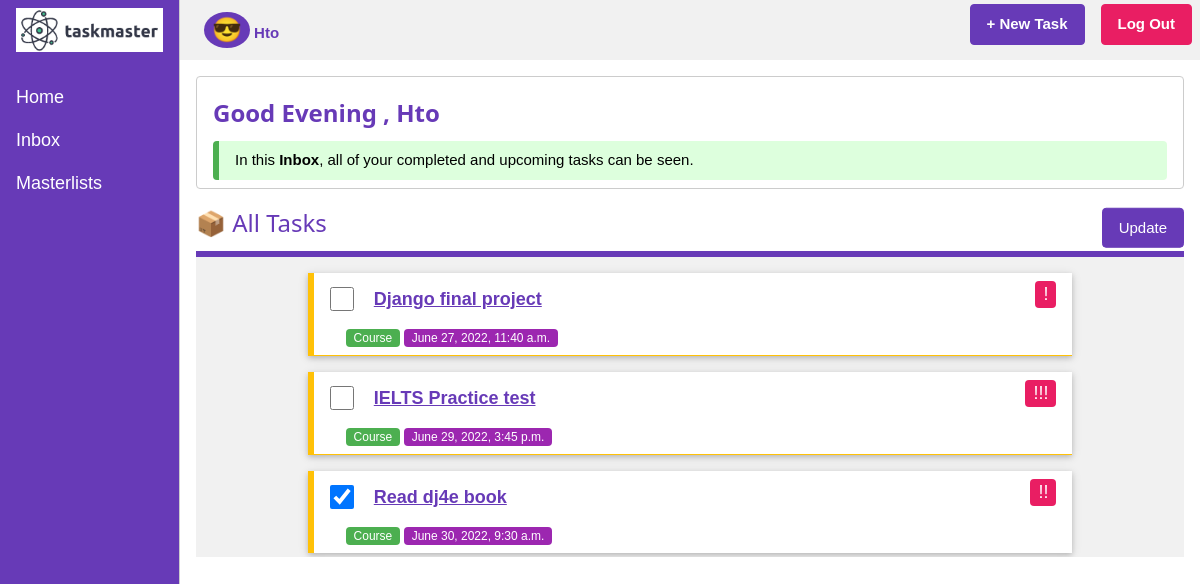
/taskmaster/task/ (signed in), run on an earlier commit of the app's database.
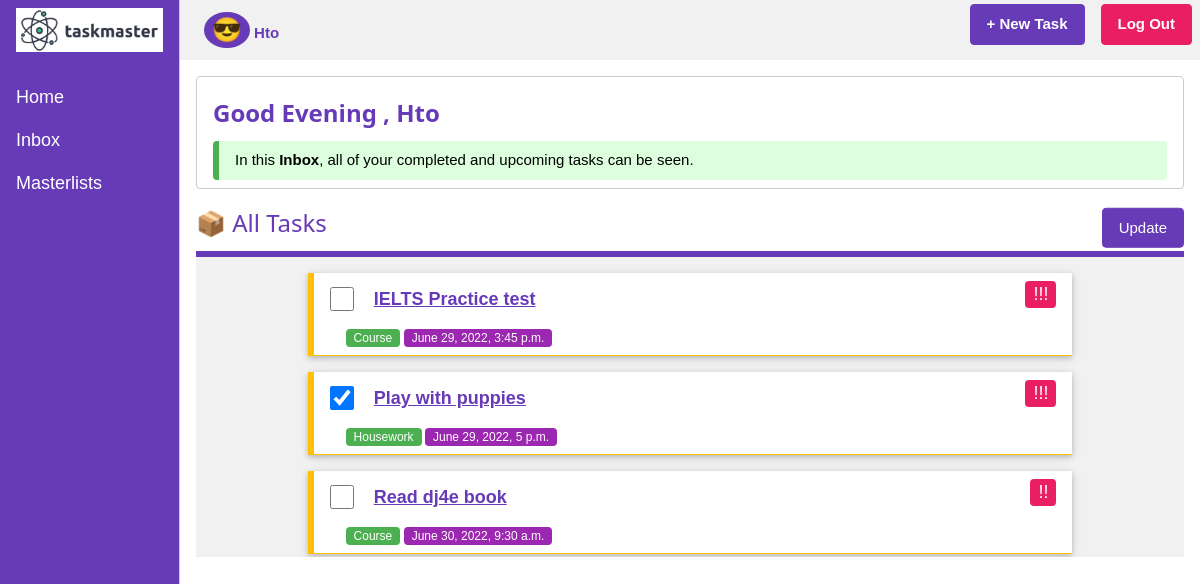
And on a later commit of the database.
### taskmaster/models.py (models this page shows, shortened)
class Item(models.Model):
    class Priority(models.TextChoices):
        P1 = "!", _('WAITING')
        P2 = "!!", _('TODO')
        P3 = "!!!", _('URGENT')
    todolist = models.ForeignKey(ToDoList, on_delete=models.CASCADE)
    name = models.CharField(max_length=200)
    priority = models.CharField(max_length=3, choices=Priority.choices, default=Priority.P1)
    created_at = models.DateTimeField(auto_now=True)
    description = models.CharField(max_length=200, null=True, blank=True)
    due_date = models.DateTimeField(null=True)
    complete = models.BooleanField(default="False")

class ToDoList(models.Model):
    user = models.ForeignKey(User, on_delete=models.CASCADE, related_name='todolist', null=False)
    name = models.CharField(max_length=200)
    created_at = models.DateTimeField(auto_now=True)
    def __str__(self):
        return self.name

### taskmaster/views.py (the view, shortened to what this page needs)
# urls.py: path('task/', views.InboxView.as_view(), name="inbox"),
class InboxView(LoginRequiredMixin, View):
    def get(self, request):
        task_list = []
        try:
            todolist = get_list_or_404(ToDoList, user=request.user)
        except Http404:
            todolist = []
        for master in todolist:
            for task in master.item_set.all():
                task_list.append(task)
        task_list = sorted(task_list, key=lambda x: x.due_date)
        current_time = datetime.datetime.now()
        ctx = {'tasks': task_list, 'time': current_time}
        return render(request, 'taskmaster/inbox.html', ctx)

### taskmaster/templates/taskmaster/inbox.html (shortened to what this page needs)
{% extends 'taskmaster/base.html' %}
{% block pagename %}
	<span class="w3-badge w3-xlarge w3-deep-purple">
        😎
    </span>
    <span class="w3-text-deep-purple">
        <b>{{user.username|capfirst}}</b>
    </span>
{% endblock %}
{% block info %}
    <div class="w3-panel w3-round w3-border w3-padding w3-text-deep-purple">
        <h3><b>
        {% if time.hour < 12 %}
            Good morning
        {% elif time.hour <= 17 %}
            Good Afternoon
        {% else %}
            Good Evening
        {% endif %}
        , {{user.username|capfirst}}
        </b></h3>
        <div class="w3-leftbar w3-border-green w3-pale-green w3-round w3-padding">
        In this <b>Inbox</b>, all of your completed and upcoming tasks can be seen.
        </div>
    </div>
{% endblock info %}
{% block content %}
<form action="" method="post">
    <div class="w3-display-container w3-text-deep-purple w3-bottombar w3-border-deep-purple">
            <h3>📦 All Tasks</h3>
            <button type="submit" class="w3-btn w3-round w3-deep-purple w3-border w3-border-deep-purple w3-hover-white w3-display-right" name="update" value="true">Update</button>
    </div>
    {% if tasks %}
    <div class="w3-light-grey w3-container" style="height:300px;overflow-y:scroll;">
    <ul class="w3-ul" style="width:80%;margin:auto">
            {% for task in tasks %}
                <li class="w3-card w3-white w3-section w3-leftbar w3-border-amber w3-padding">
                    {% if task.complete %}
                        <input type="checkbox" name="t{{task.id}}" value="completed" class="w3-check" checked>
                    {% else %}
                        <input type="checkbox" name="t{{task.id}}" value="completed" class="w3-check" >
                    {% endif %}
                    <a href="{% url 'taskmaster:task_detail' task.id %}" class="w3-margin-left w3-text-deep-purple w3-large"><b>{{task.name}}</b></a>
                    <span class="w3-tag w3-round w3-pink w3-right w3-large">{{task.priority}}</span>
                    <div class="w3-container w3-margin-top w3-small">
                        <span class="w3-tag w3-round w3-green">{{task.todolist}}</span>
                        <span class="w3-tag w3-round w3-purple">{{task.due_date}}</span>
                    </div>
                </li>
            {% endfor %}
        </ul>
    {% else %}
    <div class="w3-panel w3-yellow w3-leftbar w3-border-amber w3-large w3-round">
        <p>You don't have any task added yet. Click <span class="w3-tag w3-deep-purple w3-round">+NewTask</span> button to add new task.</p>
    </div>
    {% endif %}
</form>
{% endblock %}

### taskmaster/templates/taskmaster/base.html (shortened to what this page needs)
<!DOCTYPE html>
{% load static %}
<html lang="en">
<head>
    <link rel="stylesheet" href="{% static 'taskmaster/w3.css' %}">
</head>
<body>
    <div class="w3-sidebar w3-bar-block w3-deep-purple w3-border-right" style="width:15%">
      <a href="{% url 'taskmaster:home' %}" class="w3-bar-item w3-margin-bottom">
        <img src="{% static 'taskmaster/img/taskmaster.png' %}" alt="Brand Logo" style="width:100%;">
      </a>
      <a href="{% url 'taskmaster:home' %}" class="w3-bar-item w3-button w3-large w3-hover-white">Home</a>
      <a href="{% url 'taskmaster:inbox' %}" class="w3-bar-item w3-button w3-large w3-hover-white">Inbox</a>
      <a href="{% url 'taskmaster:master' %}" class="w3-bar-item w3-button w3-large w3-hover-white">Masterlists</a>
    </div>
    <div style="height:100vh;margin-left:15%;">
      <div class="w3-bar w3-light-grey w3-padding-small">
        <span class="w3-bar-item w3-left">
          {% block pagename %}{% endblock %}
        </span>
        {% if user.is_authenticated %}
          <a href="{% url 'account_logout' %}" class="w3-bar-item w3-button w3-round w3-pink w3-border w3-border-pink w3-hover-white w3-right">
            <b>Log Out</b>
          </a>
          <a href="{% url 'taskmaster:task_create' %}" class="w3-bar-item w3-button w3-margin-right w3-round w3-deep-purple w3-border w3-border-deep-purple w3-hover-white w3-right"><b>+ New Task</b></a>
        {% endif %}
      </div>
      <div class="w3-container w3-white">
        {% block info %}
        {% endblock info %}
        {% block content %}
        {% endblock %}
      </div>
    </div>
</body>
</html>

What changed in the data, as far as the page shows it:
no longer on this page (row edited): Item: name "Django final project", priority "!", todolist "Course", due_date "June 27, 2022, 11:40 a.m."
added Item: name "Play with puppies", priority "!!!", todolist "Housework", due_date "June 29, 2022, 5 p.m."
changed Item "Read dj4e book": id "☑" → "☐"
